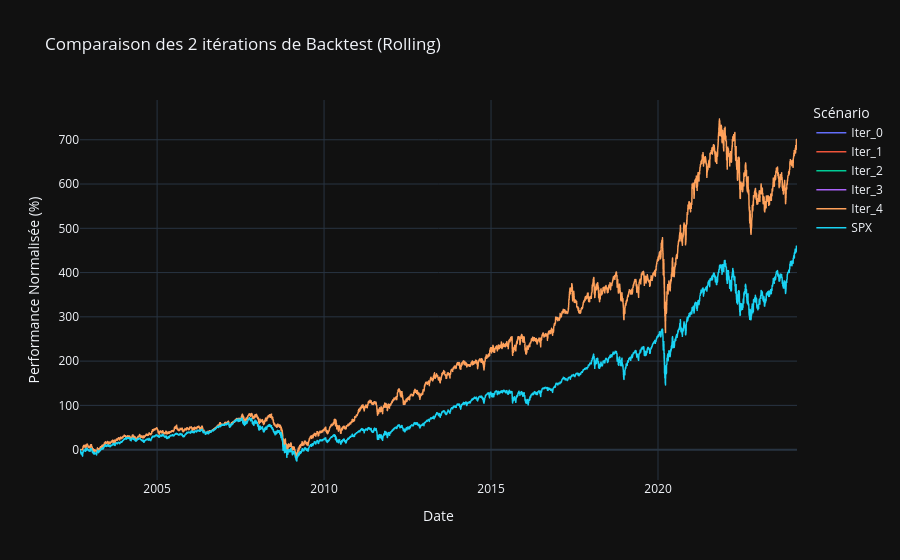

Notebook code for this chart:
### Code cell
import plotly.express as px

fig = px.line(
    global_df_clean,
    title=f"Comparaison des {numberofdays} itérations de Backtest (Rolling)",
    labels={
        "index": "Date",
        "value": "Performance Normalisée (%)",
        "variable": "Scénario"
    },
    template="plotly_dark"
)

fig.update_traces(line=dict(width=1.5))

if "SPX_Benchmark" in global_df_clean.columns:
    fig.update_traces(
        selector={"name": "SPX_Benchmark"},
        line=dict(width=4, color="white", dash="dot")
    )

fig.show()

### Figure 1 — Plotly figure (JSON) as saved in the notebook; plotly's stock layout.template omitted (floating-point values rounded to 4 significant figures; data arrays with more than 128 entries replaced by an {"elided": "..."} marker saying what was removed)
{"data": [{"hovertemplate": "Scénario=Iter_0<br>Date=%{x}<br>Performance Normalisée (%)=%{y}<extra></extra>", "legendgroup": "Iter_0", "line": {"color": "#636efa", "dash": "solid", "width": 1.5}, "marker": {"symbol": "circle"}, "mode": "lines", "name": "Iter_0", "showlegend": true, "x": {"elided": "5602 str values"}, "xaxis": "x", "y": {"elided": "5602 float values"}, "yaxis": "y", "type": "scattergl"}, {"hovertemplate": "Scénario=Iter_1<br>Date=%{x}<br>Performance Normalisée (%)=%{y}<extra></extra>", "legendgroup": "Iter_1", "line": {"color": "#EF553B", "dash": "solid", "width": 1.5}, "marker": {"symbol": "circle"}, "mode": "lines", "name": "Iter_1", "showlegend": true, "x": {"elided": "5602 str values"}, "xaxis": "x", "y": {"elided": "5602 float values"}, "yaxis": "y", "type": "scattergl"}, {"hovertemplate": "Scénario=Iter_2<br>Date=%{x}<br>Performance Normalisée (%)=%{y}<extra></extra>", "legendgroup": "Iter_2", "line": {"color": "#00cc96", "dash": "solid", "width": 1.5}, "marker": {"symbol": "circle"}, "mode": "lines", "name": "Iter_2", "showlegend": true, "x": {"elided": "5602 str values"}, "xaxis": "x", "y": {"elided": "5602 float values"}, "yaxis": "y", "type": "scattergl"}, {"hovertemplate": "Scénario=Iter_3<br>Date=%{x}<br>Performance Normalisée (%)=%{y}<extra></extra>", "legendgroup": "Iter_3", "line": {"color": "#ab63fa", "dash": "solid", "width": 1.5}, "marker": {"symbol": "circle"}, "mode": "lines", "name": "Iter_3", "showlegend": true, "x": {"elided": "5602 str values"}, "xaxis": "x", "y": {"elided": "5602 float values"}, "yaxis": "y", "type": "scattergl"}, {"hovertemplate": "Scénario=Iter_4<br>Date=%{x}<br>Performance Normalisée (%)=%{y}<extra></extra>", "legendgroup": "Iter_4", "line": {"color": "#FFA15A", "dash": "solid", "width": 1.5}, "marker": {"symbol": "circle"}, "mode": "lines", "name": "Iter_4", "showlegend": true, "x": {"elided": "5602 str values"}, "xaxis": "x", "y": {"elided": "5602 float values"}, "yaxis": "y", "type": "scattergl"}, {"hovertemplate": "Scénario=SPX<br>Date=%{x}<br>Performance Normalisée (%)=%{y}<extra></extra>", "legendgroup": "SPX", "line": {"color": "#19d3f3", "dash": "solid", "width": 1.5}, "marker": {"symbol": "circle"}, "mode": "lines", "name": "SPX", "showlegend": true, "x": {"elided": "5602 str values"}, "xaxis": "x", "y": {"elided": "5602 float values"}, "yaxis": "y", "type": "scattergl"}], "layout": {"xaxis": {"anchor": "y", "domain": [0.0, 1.0], "title": {"text": "Date"}}, "yaxis": {"anchor": "x", "domain": [0.0, 1.0], "title": {"text": "Performance Normalisée (%)"}}, "legend": {"title": {"text": "Scénario"}, "tracegroupgap": 0}, "title": {"text": "Comparaison des 2 itérations de Backtest (Rolling)"}}}
